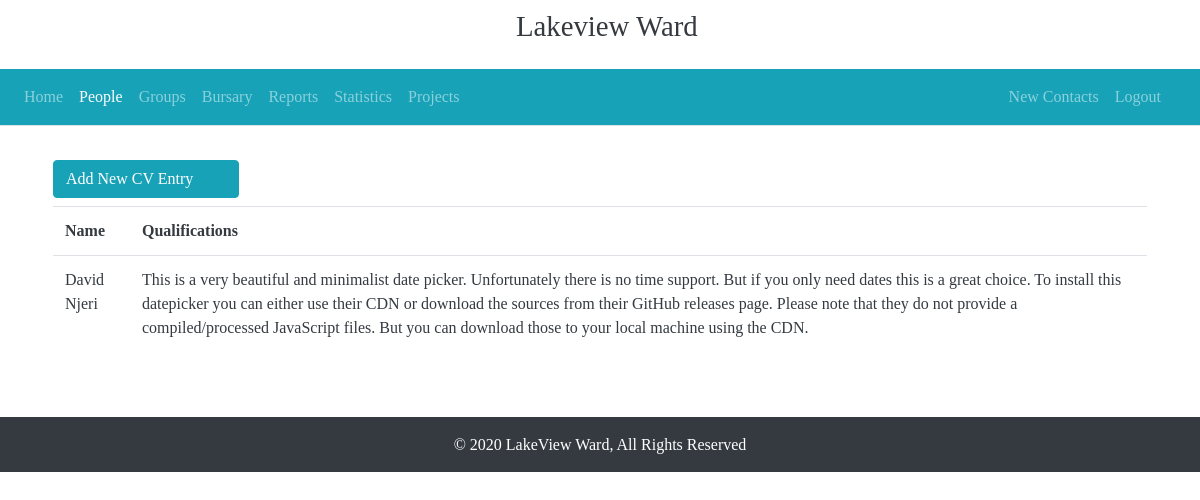
Page /cv/ (signed in) on the committed database.
### citizens/models.py (models this page shows, shortened)
class CuriculumVitae(models.Model):
    citizen = models.OneToOneField("Citizen", on_delete=models.CASCADE)
    qualifications = models.TextField()
    class Meta:
        verbose_name = "Curiculum Vitae"
        verbose_name_plural = "Curiculum Vitae"

class Citizen(models.Model):
    id_number = models.PositiveIntegerField(primary_key=True,verbose_name="Identification Number", unique=True)
    person = models.OneToOneField("Person", on_delete=models.CASCADE)
    location = models.CharField(max_length=150)
    email = models.EmailField(max_length=255, blank=True)
    phone_number = models.CharField("Phone Number", max_length=12, blank=True, default='0704893840')
    voting_centre = models.CharField('Voting Centre', max_length=50, default='Unity Primary School')
    uploaded_to_google = models.BooleanField(default=False)
    class Meta:
        verbose_name= 'Citizen'
        verbose_name_plural = 'Citizens'

class Person(models.Model):
    GENDER = (
        ('M', 'Male'),
        ('F', 'Female')
    )
    person_id = models.UUIDField(primary_key=True, default=uuid.uuid4, editable=False)
    surname = models.CharField(max_length=50, default="")
    first_name = models.CharField(max_length=50)
    last_name = models.CharField(max_length=50)
    gender = models.CharField(choices=GENDER, max_length=10)
    dob = models.DateField("Date of Birth", auto_now=False, auto_now_add=False)
    class Meta:
        verbose_name = "Person"
        verbose_name_plural = "Persons"
    def get_person(self):
        return self.first_name+' '+self.last_name

### citizens/views.py (the view)
# urls.py: path('cv/',CurriculumListView.as_view(),name="cv-list"),
class CurriculumListView(LoginRequiredMixin,ListView):
    model = CuriculumVitae
    template_name = "cvlist.html"
    context_object_name = 'cvs'

### citizens/templates/cvlist.html (shortened to what this page needs)
{% extends 'base.html' %}
{% load crispy_forms_tags %}
{% load static %}
{% block content %}
<div class="container text-dark">
    <div class="row my-5 mx-2">
        <div class="col-md-12 col-sm-12 col-xs-12">
            <div class="row mb-2">
                <a href="{% url 'cv-create' %}" class="btn btn-info">Add New CV Entry
                    <i class="fa fa-plus ml-3"></i></a>
            </div>
            <div class="row">
                <table class="table table-responsive">
                    <tr>
                        <th>Name   </th>
                        <th>Qualifications</th>
                    </tr>
                    {% for cv in cvs %}
                        <tr>
                            <td>{{ cv.citizen.person.get_person }}</td>
                            <td>{{ cv.qualifications }}</td>
                        </tr>
                    {% endfor %}
                </table>
            </div>
        </div>
        <div class="col-md-4">
        </div>
    </div>
</div>
{% endblock %}

### citizens/static/master.css (style rules this page uses)
html, body { margin:0%; padding:0%; font-style: normal; font-family:'Times New Roman', Times, serif; font-size: medium; }

### rows in the picture
CuriculumVitae: citizen.person.get_person "David Njeri", qualifications "This is a very beautiful and minimalist date picker. Unfortunately there is no time support. But if you only need dates this is a great choice. To install this datepicker you can either use their CDN or download the sources from their GitHub releases page. Please note that they do not provide a compiled/processed JavaScript files. But you can download those to your local machine using the CDN."
